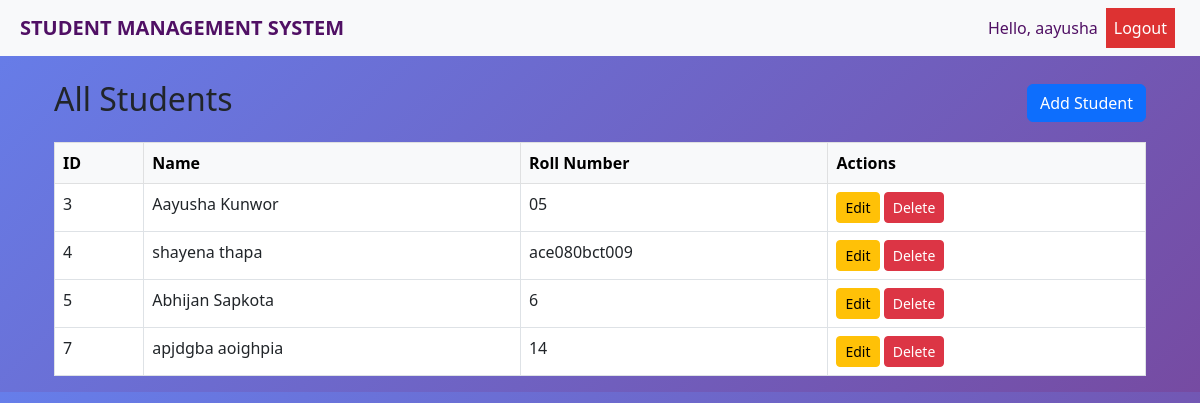
/students/ (signed in), run on an earlier commit of the app's database.
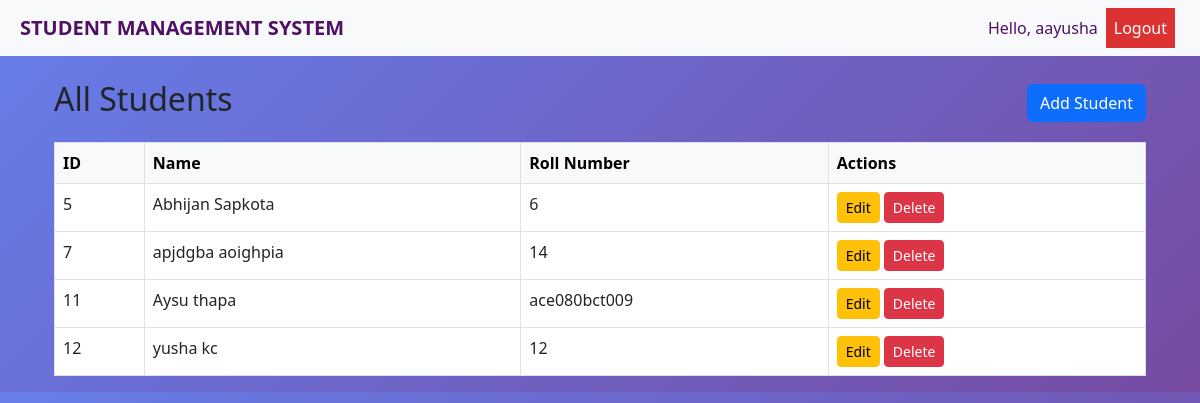
And on a later commit of the database.
### students/models.py (models this page shows, shortened)
class Student(models.Model):
    first_name = models.CharField(max_length=50)
    last_name = models.CharField(max_length=50)
    roll_number = models.CharField(max_length=20, unique=True)
    email = models.EmailField(unique=True)
    phone = models.CharField(max_length=15, blank=True, null=True)
    address = models.TextField(blank=True)
    created_by = models.ForeignKey(
        User,
        on_delete=models.CASCADE,
        related_name='students'
    )

### students/views.py (the view)
# urls.py: path('', lambda request: redirect('student_list')),
@login_required
def student_list(request):
    students = Student.objects.all()
    return render(request, 'students/student_list.html', {'students': students})

### students/templates/students/student_list.html
{% extends "students/base.html" %}
{% block content %}
<div class="container mt-4">
    <div class="d-flex justify-content-between align-items-center mb-3">
        <h2>All Students</h2>
        <a href="{% url 'create_student' %}" class="btn btn-primary">Add Student</a>
    </div>
    <table class="table table-bordered table-hover">
        <thead class="table-light">
            <tr>
                <th>ID</th>
                <th>Name</th>
                <th>Roll Number</th>
                <th>Actions</th>
            </tr>
        </thead>
        <tbody>
        {% for student in students %}
            <tr>
                <td>{{ student.id }}</td>
                <td>{{ student.first_name }} {{ student.last_name }}</td>
                <td>{{ student.roll_number }}</td>
                <td>
                    {% if request.user.is_staff or student.created_by == request.user %}
                        <a href="{% url 'update_student' student.id %}" class="btn btn-warning btn-sm">Edit</a>
                        <a href="{% url 'delete_student' student.id %}" class="btn btn-danger btn-sm">Delete</a>
                    {% else %}
                        <button class="btn btn-secondary btn-sm" disabled style="opacity: 0.5; cursor: not-allowed;">Edit</button>
                        <button class="btn btn-secondary btn-sm" disabled style="opacity: 0.5; cursor: not-allowed;">Delete</button>
                    {% endif %}
                </td>
            </tr>
        {% empty %}
            <tr>
                <td colspan="4" class="text-center">No students found.</td>
            </tr>
        {% endfor %}
        </tbody>
    </table>
</div>
{% endblock %}

### students/templates/students/base.html (shortened to what this page needs)
<!DOCTYPE html>
<html lang="en">
<head>
    <link rel="stylesheet" href="https://cdn.jsdelivr.net/npm/bootstrap@5.3.0/dist/css/bootstrap.min.css">
</head>
<body>
<nav class="navbar navbar-expand-lg navbar-light bg-light">
    <a class="navbar-brand" href="{% url 'student_list' %}" style="margin-left: 20px;">STUDENT MANAGEMENT SYSTEM</a>
    <div class="collapse navbar-collapse">
        <ul class="navbar-nav ms-auto">
            {% if user.is_authenticated %}
                <li class="nav-item"><a class="nav-link" href="#">Hello, {{ user.username }}</a></li>
                <li class="nav-item"><a class="nav-link" href="{% url 'account_logout' %}" style="margin-right: 25px; color:white; background-color: rgb(221, 50, 50);">Logout</a></li>
            {% else %}
                <li class="nav-item"><a class="nav-link" href="{% url 'account_login' %}" style="margin-right: 25px;">Login</a></li>
                <li class="nav-item"><a class="nav-link" href="{% url 'account_signup' %}" style="margin-right: 25px; ">Signup</a></li>
            {% endif %}
        </ul>
    </div>
</nav>
<div class="container mt-4">
    {% block content %}{% endblock %}
</div>
</body>
</html>

### students/templates/students/base.html (style rules this page uses)
body { background: linear-gradient(135deg, #667eea 0%, #764ba2 100%); }
.nav-link { color:rgb(80, 16, 100); }
.navbar-brand { color: rgb(80, 16, 100); font-weight: 700; text-decoration: bold; }

What changed in the data, as far as the page shows it:
removed Student: id "3", first_name "Aayusha", last_name "Kunwor", roll_number "05"
removed Student: id "4", first_name "shayena", last_name "thapa", roll_number "ace080bct009"
added Student: id "11", first_name "Aysu", last_name "thapa", roll_number "ace080bct009"
added Student: id "12", first_name "yusha", last_name "kc", roll_number "12"
